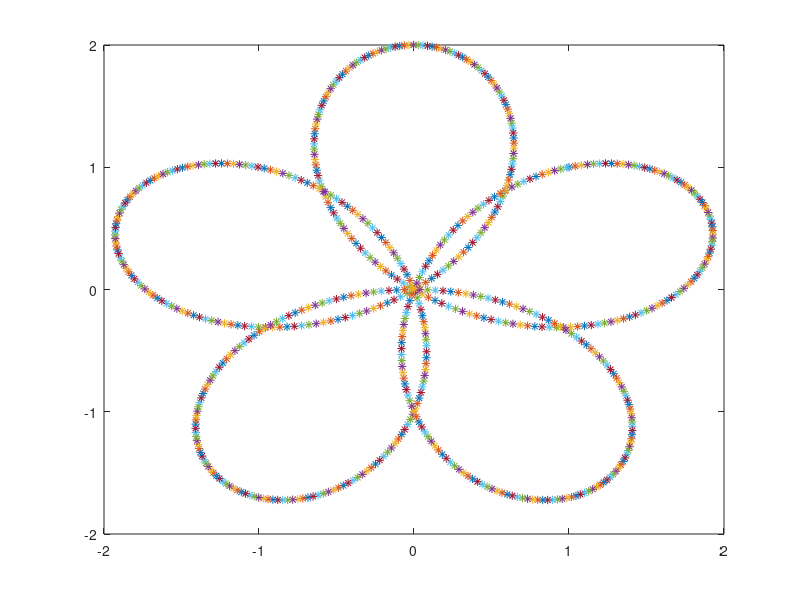

Write MATLAB code to recreate this figure.
x0=0;y0=0;xA=10;yA=10;
l1=3,l2=3,pi=3.1416;xA=10;yA=10;xB=30;yB=30;
axis([-15 15 -15 15]);
for t=0:0.01:2*pi
    x=sin(4*t)+cos(t)
    y=sin(t)+cos(4*t)
    c=(x^2+y^2-l1^2-l2^2)/(2*l1*l2);
    s=sqrt(abs(1-c^2));
    d=atan2(s,c);
    C2=x*(l1*cos(d)+l2)+y*(l1*sin(d));
    S2=y*(l2+l1*cos(d))-x*(l1*sin(d));
    t2=atan2(S2,C2);
    C1=(x-l2*cos(t2))/l1
    S1=(y-l2*sin(t2))/l1
    t1=atan2(S1,C1);
    plot(x,y,'*');
    xM=l1*cos(t1);
    yM=l1*sin(t1);
    a=line([x0 xM],[y0 yM],'color','red');
    b=line([xM x],[yM y],'color','blue');
    pause(0.01);
    delete(a)
    delete(b)
    hold on
end